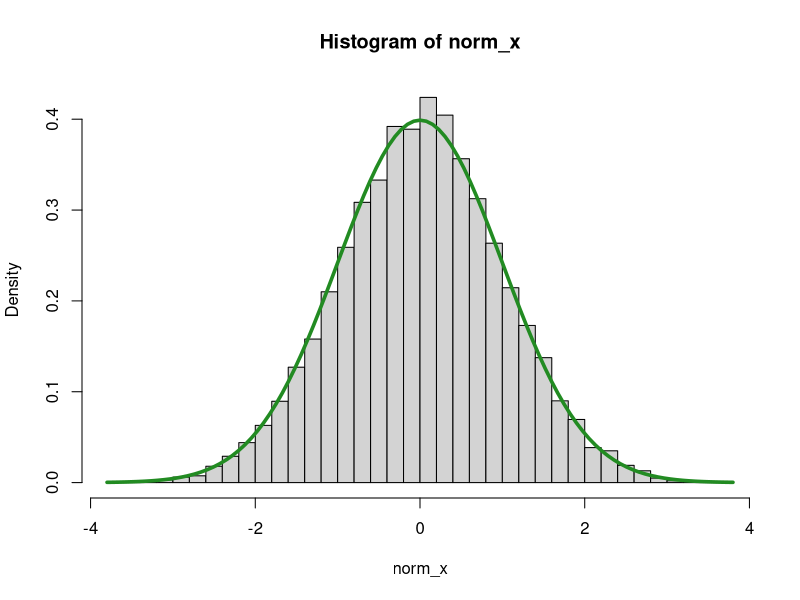

This figure's R source:
## ---- chunk 1
knitr::opts_chunk$set(echo = TRUE)
library(mvtnorm)
## ---- chunk 2
# general importance sampling
ISE <- function(f,g,h,n){
 return(list(Theta = mean(h*f/g), StandErr = sqrt(var(h*f/g)/n)))
}

# generate values from cauchy
N <-20000
y <- rcauchy(N)
# render function vectors
fy <- rep(0,N)
# making sure f(y) only passes values between 0 and 1
for(i in 1:N){
  if(y[i] >= 0 & y[i] <= 1){fy[i] =  exp(-y[i])/(1-exp(-1))}
}
gy <- 1/(pi*(1+y^2))
hy <- 1/(1 + y^2)

#get estimations
ISE(fy,gy,hy,N)
## ---- chunk 3
# generate trucated cauchy samples
y <- rep(0,N)
for(i in 1:N){
  repeat{
    Z <- rcauchy(1)
    if(Z <= 1 & Z >= 0){
      Z -> y[i]
      break
    }
  }
}
# render function vectors
fy <- rep(0,N)
# making sure f(y) only passes values between 0 and 1
for(i in 1:N){
  if(y[i] <= 1){fy[i] =  exp(-y[i])/(1-exp(-1))}
}
hy <- 1/(1 + y^2)
gy <- 4/(pi*(1+y^2))
# get estimations
ISE(fy,gy,hy,N)
## ---- chunk 4
# generate exp samples
rexp(N) -> y
# render function vectors
fy <- rep(0,N)
# making sure f(y) only passes values below 1 (rexp doesn't gen negatives)
for(i in 1:N){
  if(y[i] <= 1){fy[i] =  exp(-y[i])/(1-exp(-1))}
}
hy <- 1/(1 + y^2)
gy <- exp(-y)
# get estimations
ISE(fy,gy,hy,N)
## ---- chunk 5
# render X_i from the trivariate - t
cov <-  matrix(c(1,3/5,1/3,3/5,1,11/15,1/3,11/15,1),3,3,byrow = T)
muv <- c(0,0,0)
X <- as.matrix(rmvnorm(N,mean = muv, sigma = cov))

# render pmfs
gX <- dmvnorm(X,mean = muv,sigma = cov)
fX = rep(0,N)
  for (i in 1:N) {
    fX[i] <- (5 + (t(X[i,])) %*% solve(cov)%*%(X[i,]))^-4
  }
wX <- fX/gX
T0 = sum(wX)

#make indicator
I = as.numeric(X[,1] <= 1 & X[,2] <= 4 & X[,3] <= 2 )

# render 
theta = sum(I*wX)/T0
theta
## ---- chunk 6
a = .5
b = 1
c = -0.5*log(2/pi)
y1 = (-b-sqrt(b^2 - 4*a*c))/2*a
y2 = (-b+sqrt(b^2 - 4*a*c))/2*a
y1;y2
## ---- chunk 7
a = .5
b = -1
c = -0.5*log(2/pi)
y1 = (-b-sqrt(b^2 - 4*a*c))/2*a
y2 = (-b+sqrt(b^2 - 4*a*c))/2*a
y1;y2
## ---- chunk 8
# render math functions 
f <- function(x){
 exp(-(x^2)/2)/sqrt(2*pi)
}

g <- function(x){
 exp(-1*abs(x))/2
}

N = 10000
alpha = g(1)/f(1)
# open norm vector
norm_x <- rep(0,N)

for(i in 1:N){
 repeat{
  y <- -log(runif(1)) # inverse of double exponential
  u <- runif(1)
  if(u < f(y)*alpha/g(y)){break}
 }
 
 if(runif(1) < .5){
  Z = y
 }else{Z = -y}
 
  Z -> norm_x[i]
}

hist(norm_x, prob = T, breaks = 50)
curve(dnorm(x),add=T,lwd = 3.5, col = "forestgreen")
